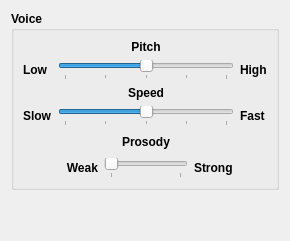
             <widget class="QWidget" name="voiceParameters">
              <attribute name="title">
               <string>Voice</string>
              </attribute>
              <layout class="QGridLayout" name="gridLayout_14">
               <item row="0" column="0">
                <widget class="QGroupBox" name="groupBox_6">
                 <property name="font">
                  <font>
                   <weight>75</weight>
                   <bold>true</bold>
                  </font>
                 </property>
                 <property name="title">
                  <string>Voice</string>
                 </property>
                 <layout class="QGridLayout" name="gridLayout_24">
                  <item row="0" column="0">
                   <layout class="QGridLayout" name="gridLayout_23">
                    <item row="3" column="4">
                     <widget class="QLabel" name="label_19">
                      <property name="text">
                       <string>Fast</string>
                      </property>
                     </widget>
                    </item>
                    <item row="5" column="2">
                     <widget class="QSlider" name="voiceProsodySlider">
                      <property name="sizePolicy">
                       <sizepolicy hsizetype="Expanding" vsizetype="Fixed">
                        <horstretch>0</horstretch>
                        <verstretch>0</verstretch>
                       </sizepolicy>
                      </property>
                      <property name="minimum">
                       <number>0</number>
                      </property>
                      <property name="maximum">
                       <number>1</number>
                      </property>
                      <property name="singleStep">
                       <number>1</number>
                      </property>
                      <property name="pageStep">
                       <number>1</number>
                      </property>
                      <property name="value">
                       <number>0</number>
                      </property>
                      <property name="orientation">
                       <enum>Qt::Horizontal</enum>
                      </property>
                      <property name="tickPosition">
                       <enum>QSlider::TicksBelow</enum>
                      </property>
                      <property name="tickInterval">
                       <number>1</number>
                      </property>
                     </widget>
                    </item>
                    <item row="3" column="0">
                     <widget class="QLabel" name="label_18">
                      <property name="text">
                       <string>Slow</string>
                      </property>
                     </widget>
                    </item>
                    <item row="1" column="4">
                     <widget class="QLabel" name="label_6">
                      <property name="text">
                       <string>High</string>
                      </property>
                     </widget>
                    </item>
                    <item row="1" column="0">
                     <widget class="QLabel" name="label_14">
                      <property name="text">
                       <string>Low</string>
                      </property>
                     </widget>
                    </item>
                    <item row="3" column="1" colspan="3">
                     <widget class="QSlider" name="voiceSpeedSlider">
                      <property name="minimum">
                       <number>-4</number>
                      </property>
                      <property name="maximum">
                       <number>4</number>
                      </property>
                      <property name="pageStep">
                       <number>1</number>
                      </property>
                      <property name="orientation">
                       <enum>Qt::Horizontal</enum>
                      </property>
                      <property name="tickPosition">
                       <enum>QSlider::TicksBelow</enum>
                      </property>
                      <property name="tickInterval">
                       <number>2</number>
                      </property>
                     </widget>
                    </item>
                    <item row="2" column="1" colspan="3">
                     <widget class="QLabel" name="voiceSpeedLabel">
                      <property name="sizePolicy">
                       <sizepolicy hsizetype="Preferred" vsizetype="Preferred">
                        <horstretch>0</horstretch>
                        <verstretch>0</verstretch>
                       </sizepolicy>
                      </property>
                      <property name="text">
                       <string>Speed</string>
                      </property>
                      <property name="alignment">
                       <set>Qt::AlignCenter</set>
                      </property>
                     </widget>
                    </item>
                    <item row="1" column="1" colspan="3">
                     <widget class="QSlider" name="voicePitchSlider">
                      <property name="sizePolicy">
                       <sizepolicy hsizetype="Expanding" vsizetype="Fixed">
                        <horstretch>0</horstretch>
                        <verstretch>0</verstretch>
                       </sizepolicy>
                      </property>
                      <property name="minimum">
                       <number>-4</number>
                      </property>
                      <property name="maximum">
                       <number>4</number>
                      </property>
                      <property name="singleStep">
                       <number>1</number>
                      </property>
                      <property name="pageStep">
                       <number>1</number>
                      </property>
                      <property name="value">
                       <number>0</number>
                      </property>
                      <property name="orientation">
                       <enum>Qt::Horizontal</enum>
                      </property>
                      <property name="tickPosition">
                       <enum>QSlider::TicksBelow</enum>
                      </property>
                      <property name="tickInterval">
                       <number>2</number>
                      </property>
                     </widget>
                    </item>
                    <item row="0" column="1" colspan="3">
                     <widget class="QLabel" name="voicePitchLabel">
                      <property name="sizePolicy">
                       <sizepolicy hsizetype="Preferred" vsizetype="Preferred">
                        <horstretch>0</horstretch>
                        <verstretch>0</verstretch>
                       </sizepolicy>
                      </property>
                      <property name="text">
                       <string>Pitch</string>
                      </property>
                      <property name="alignment">
                       <set>Qt::AlignCenter</set>
                      </property>
                     </widget>
                    </item>
                    <item row="4" column="2">
                     <widget class="QLabel" name="label_15">
                      <property name="text">
                       <string>Prosody</string>
                      </property>
                      <property name="alignment">
                       <set>Qt::AlignCenter</set>
                      </property>
                     </widget>
                    </item>
                    <item row="4" column="1">
                     <spacer name="horizontalSpacer_2">
                      <property name="orientation">
                       <enum>Qt::Horizontal</enum>
                      </property>
                      <property name="sizeHint" stdset="0">
                       <size>
                        <width>40</width>
                        <height>20</height>
                       </size>
                      </property>
                     </spacer>
                    </item>
                    <item row="4" column="3">
                     <spacer name="horizontalSpacer_3">
                      <property name="orientation">
                       <enum>Qt::Horizontal</enum>
                      </property>
                      <property name="sizeHint" stdset="0">
                       <size>
                        <width>40</width>
                        <height>20</height>
                       </size>
                      </property>
                     </spacer>
                    </item>
                    <item row="5" column="0" colspan="2">
                     <widget class="QLabel" name="label_16">
                      <property name="layoutDirection">
                       <enum>Qt::LeftToRight</enum>
                      </property>
                      <property name="text">
                       <string>Weak</string>
                      </property>
                      <property name="alignment">
                       <set>Qt::AlignRight|Qt::AlignTrailing|Qt::AlignVCenter</set>
                      </property>
                     </widget>
                    </item>
                    <item row="5" column="3" colspan="2">
                     <widget class="QLabel" name="label_17">
                      <property name="text">
                       <string>Strong</string>
                      </property>
                     </widget>
                    </item>
                   </layout>
                  </item>
                 </layout>
                </widget>
               </item>
               <item row="1" column="0">
                <spacer name="verticalSpacer_2">
                 <property name="orientation">
                  <enum>Qt::Vertical</enum>
                 </property>
                 <property name="sizeHint" stdset="0">
                  <size>
                   <width>20</width>
                   <height>40</height>
                  </size>
                 </property>
                </spacer>
               </item>
              </layout>
             </widget>
